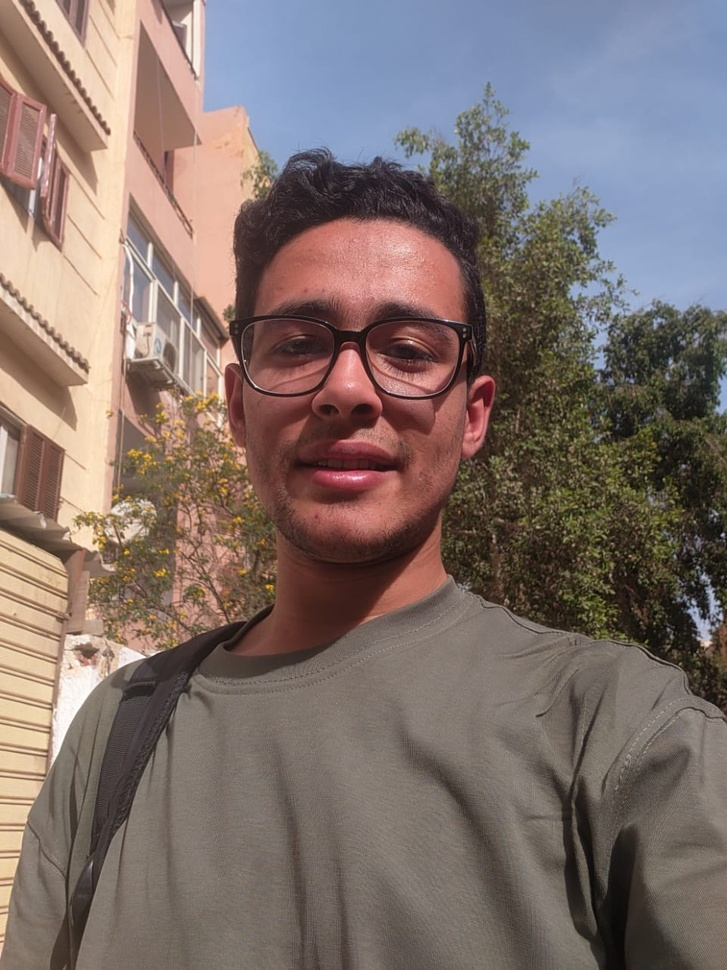
#> input picture image.jpg, 727 x 970 px, shrunk from 960 x 1280 before the run
$ python -i MainCode.py   (imports and definitions only)
#> lines starting #> are read from the running program, lines starting #| are printed output that depends on the picture
import cv2
import numpy as np
from PIL import Image, ImageEnhance
from skimage import exposure, img_as_float, img_as_ubyte


# [36 lines left out: functions load_image, save_image, apply_gamma, not called in this run]


"""
    didn't use the known approach of exposure.equalize_hist
    because it distort the image and doesn't keep the original colors
    unlike the cv2.equalizeHist which equalizes the histogram of the Y channel
    and keeps the original colors.

    the older approach is:

        exposure.equalize_hist(image)
"""


def apply_hist_eq(image):
    """Equalize histogram on the Y channel."""
    arr = np.array(image)
    ycrcb = cv2.cvtColor(arr, cv2.COLOR_RGB2YCrCb)  # convert to YCrCb color space
#> ycrcb: shape (970, 727, 3); mean of channels 0, 1, 2 116.2, 136, 122.9
    ycrcb[:, :, 0] = cv2.equalizeHist(ycrcb[:, :, 0])  # image[:,:,2]
#> ycrcb: shape (970, 727, 3); mean of channels 0, 1, 2 128.3, 136, 122.9
    rgb = cv2.cvtColor(ycrcb, cv2.COLOR_YCrCb2RGB)  # convert back to RGB
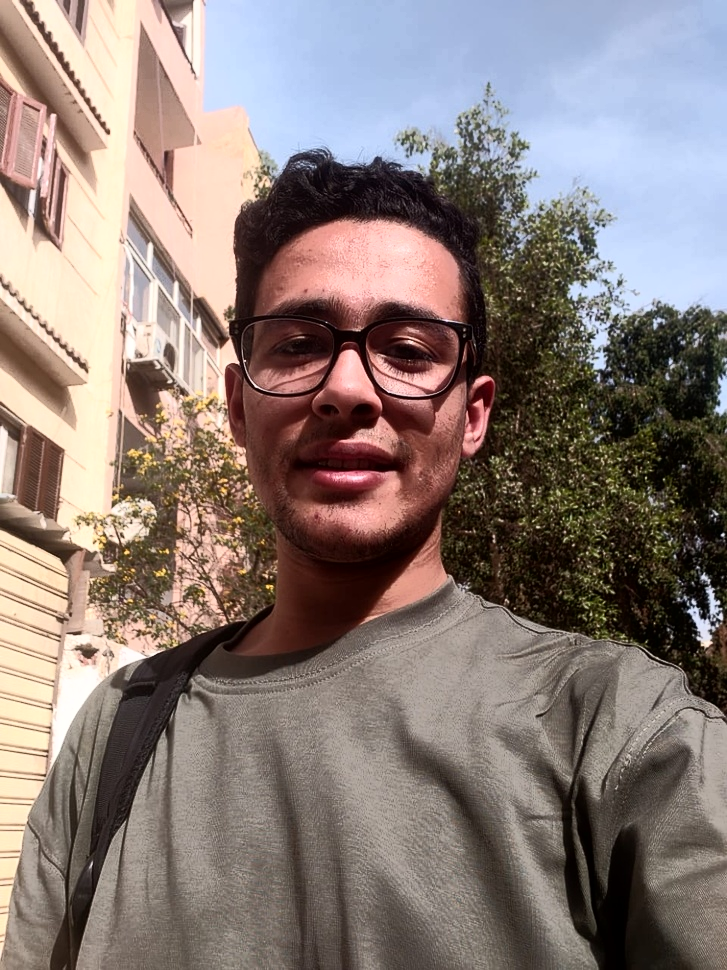
#> rgb: shape (970, 727, 3); mean R, G, B 138, 124.3, 119.3
    return Image.fromarray(rgb)


# [124 lines left out: functions adjust_brightness, adjust_contrast, adjust_sharpness, adjust_saturation, adjust_exposure, main, not called in this run]


# [2 lines not run here, left out]

>>> import cv2
>>> picture = cv2.cvtColor(cv2.imread('image.jpg'), cv2.COLOR_BGR2RGB)
>>> result = apply_hist_eq(picture)
